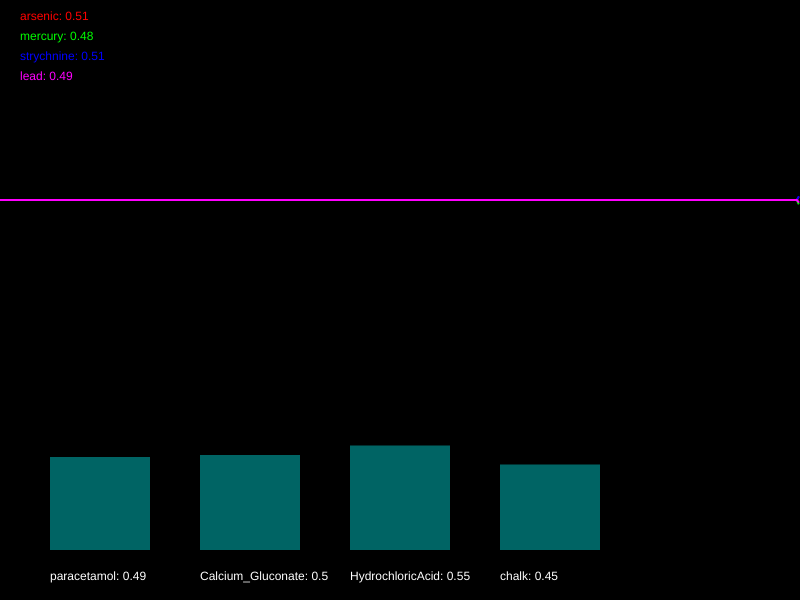
Frame 1 (no input)
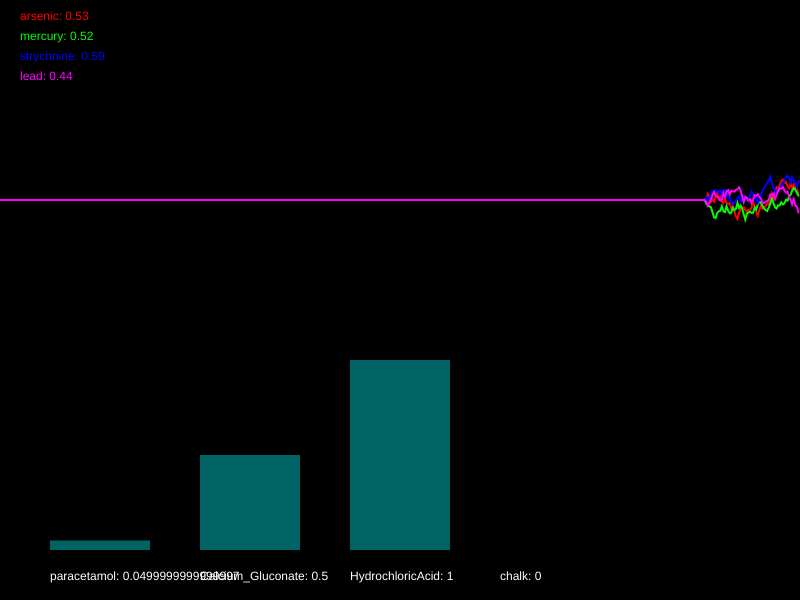
Frame 60 (no input)
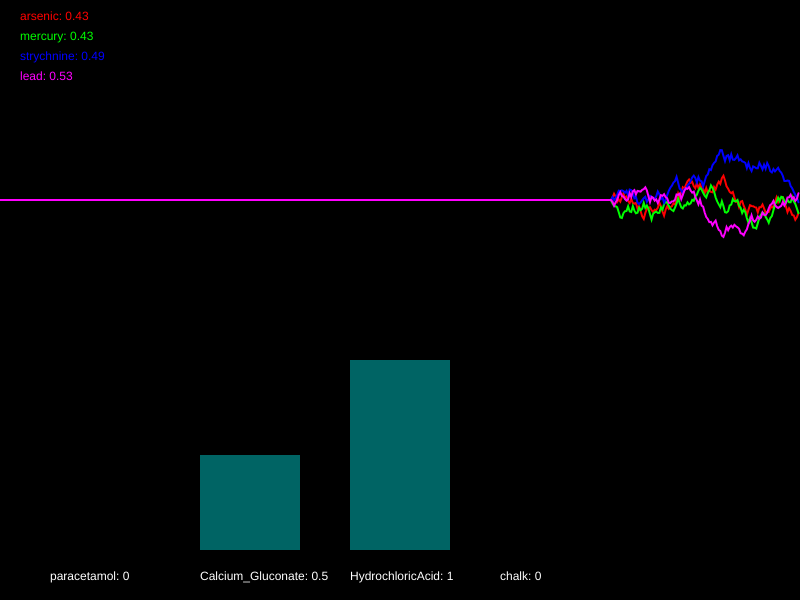
Frame 120 (the mouse pressed at the canvas centre since frame 60)

The p5.js sketch that drew these frames (run headless with seeded random() and noise() and a simulated clock; from frame 60 on, the mouse is pressed at the canvas centre):

// p5.js sketch
// ── sketch.js
/*

Officer: 1382801
CaseNum: 401-1-47740196-1382801

Case 401 - The Case of Norbert's Weiner Stand
Stage 2 - Toxic Burrito

Norbert is at it again. This time he’s set up a burrito stall and is lacing burritos
with his foul toxin. The chaos is spreading. People are dropping like flies and burrito
sales have fallen through the floor. To make matters worse it seems Norbert has cottoned
on to our methods and has upped the complexity of his poison. You’ll find the antidote
harder to develop this time. So kid, head down to the lab and get working.

You must develop the antidote by using conditional statements in the draw loop to
do the following.

	- When arsenic goes above 0.54 or mercury goes above 0.41, reduce paracetamol by 0.01
	- When strychnine dips below 0.5, increment paracetamol by 0.02
	- If arsenic dips below 0.35 and strychnine goes above 0.54, decrement Calcium_Gluconate by 0.05
	- If mercury goes above 0.63 and lead dips below 0.42, increment Calcium_Gluconate by 0.02
	- If mercury dips below 0.36, reduce HydrochloricAcid by 0.02
	- If strychnine goes above 0.51 or arsenic goes above 0.25, raise HydrochloricAcid by 0.05
	- When mercury dips below 0.58, try decreasing chalk by 0.05
	- If arsenic goes above 0.66 and lead goes above 0.64, raise chalk by 0.04


Your conditional statements should:

consider the following poisons:

	- arsenic
	- mercury
	- strychnine
	- lead


and modify the following antidotes:

	- paracetamol
	- Calcium_Gluconate
	- HydrochloricAcid
	- chalk


- There are many ways to complete this task but you should only use the
following commands:

	if(){}
	+=
	-=

*/

//Declare the poison variables
var arsenic;
var mercury;
var strychnine;
var lead;


//Declare the antidote variables
var paracetamol;
var Calcium_Gluconate;
var HydrochloricAcid;
var chalk;


//This variable is used for drawing the graph
var graphs;


function setup()
{

	createCanvas(800,600);
	strokeWeight(2);

	//initialise the poisons and antidotes
	arsenic = 0.5;
	mercury = 0.5;
	strychnine = 0.5;
	lead = 0.5;
	paracetamol = 0.5;
	Calcium_Gluconate = 0.5;
	HydrochloricAcid = 0.5;
	chalk = 0.5;


	//fills the graph with empty values
	graphs = [];

	for(var i = 0; i < 4; i++)
	{
		graphs.push([]);
		for(var j = 0; j < 512; j++)
		{
			graphs[i].push(0.5);
		}
	}

}

function draw()
{

	//Develop the antidote below
	//Write conditional statements to change the amount of each substance ...

	// - When arsenic goes above 0.54 or mercury goes above 0.41, reduce paracetamol by 0.01

	if(arsenic > 0.54 || mercury > 0.41) {
		paracetamol -= 0.01;
	}	
	// - When strychnine dips below 0.5, increment paracetamol by 0.02

	if(strychnine < 0.5) {
		paracetamol += 0.02;
	}

	// - If arsenic dips below 0.35 and strychnine goes above 0.54, decrement Calcium_Gluconate by 0.05

	if(arsenic < 0.35 && strychnine > 0.54) {
		Calcium_Gluconate -= 0.05;
	}

	// - If mercury goes above 0.63 and lead dips below 0.42, increment Calcium_Gluconate by 0.02

	if(mercury > 0.63 && lead < 0.42){
		Calcium_Gluconate += 0.02;
	}

	// - If mercury dips below 0.36, reduce HydrochloricAcid by 0.02

	if(mercury < 0.36) {
		HydrochloricAcid -= 0.02;
	}

	// - If strychnine goes above 0.51 or arsenic goes above 0.25, raise HydrochloricAcid by 0.05

	if(strychnine > 0.51 || arsenic > 0.25) {
		HydrochloricAcid += 0.05;
	}

	// - When mercury dips below 0.58, try decreasing chalk by 0.05

	if(mercury < 0.58) {
		chalk -= 0.05;
	}

	// - If arsenic goes above 0.66 and lead goes above 0.64, raise chalk by 0.04

	if(arsenic > 0.66 && lead > 0.64) {
		chalk += 0.04;
	}



	//////////////////////////////////////////////////////

	//the code below generates new values using random numbers

	/*
		For testing, you might want to temporarily comment out
		these lines and set the same variables to constant values
		instead.
	*/

	arsenic = nextValue(graphs[0],arsenic);
	mercury = nextValue(graphs[1],mercury);
	strychnine = nextValue(graphs[2],strychnine);
	lead = nextValue(graphs[3],lead);


	paracetamol = constrain(paracetamol, 0, 1);
	Calcium_Gluconate = constrain(Calcium_Gluconate, 0, 1);
	HydrochloricAcid = constrain(HydrochloricAcid, 0, 1);
	chalk = constrain(chalk, 0, 1);


	///////// DO NOT CHANGE THE CODE BELOW ///////////

	//drawing code

	// set background
	background(0);
	noFill();

	//draw the graphs for the vitals
	var colors = [
	color(255, 0, 0),
	color(0, 255, 0),
	color(0, 0, 255),
	color(255, 0, 255),
	color(255, 255, 0),
	color(0, 255, 255)
	];

	for(var i = 0; i < graphs.length; i++)
	{
		stroke(colors[i]);
		drawGraph(graphs[i]);
	}

	//draw the poisons as text
	noStroke();
	fill(colors[0]);
	text('arsenic: ' + nf(arsenic,1,2), 20,20);
	fill(colors[1]);
	text('mercury: ' + nf(mercury,1,2), 20,40);
	fill(colors[2]);
	text('strychnine: ' + nf(strychnine,1,2), 20,60);
	fill(colors[3]);
	text('lead: ' + nf(lead,1,2), 20,80);


	//draw the antidotes bar chart
	drawBar(paracetamol,50,'paracetamol');
	drawBar(Calcium_Gluconate,200,'Calcium_Gluconate');
	drawBar(HydrochloricAcid,350,'HydrochloricAcid');
	drawBar(chalk,500,'chalk');


}

function nextValue(graph, val)
{
	//gets the next value for a vital and puts it in an array for drawing
	var delta = random(-0.03,0.03);

	val += delta;
	if(val > 1 || val < 0)
	{
		delta *= -1;
		val += delta * 2;
	}

	graph.push(val)
	graph.shift();
	return val;
}

function drawGraph(graph)
{
	//draws an array as a graph
	beginShape();
	for(var i = 0; i < graph.length; i++)
	{
			vertex(width * i/512, height * 0.5 - graph[i]* height/3)
	}
	endShape();
}


function drawBar(val, x, name)
{
	//draws the bars for bar chart
    noStroke();
    fill(0,100,100);
	var mh = height * 0.4 - 50;
	rect(x,(height - 50) - val*mh, 100, val*mh);
    fill(255);
	text(name + ": " + val, x, height - 20);
}
